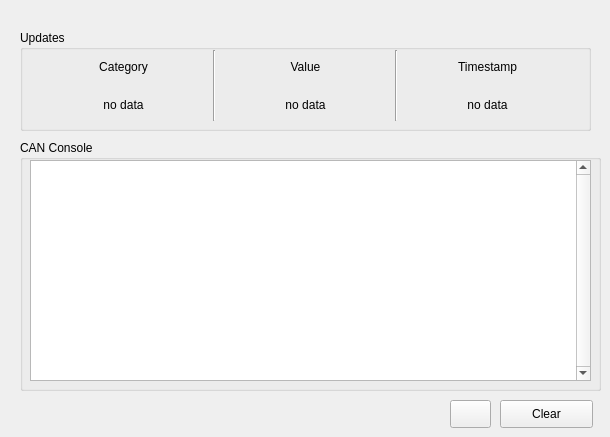
   <widget class="QWidget" name="tab_complete">
    <attribute name="title">
     <string>Complete</string>
    </attribute>
    <widget class="QGroupBox" name="groupBox">
     <property name="geometry">
      <rect>
       <x>20</x>
       <y>30</y>
       <width>571</width>
       <height>101</height>
      </rect>
     </property>
     <property name="title">
      <string>Updates</string>
     </property>
     <widget class="QWidget" name="gridLayoutWidget_11">
      <property name="geometry">
       <rect>
        <x>20</x>
        <y>20</y>
        <width>531</width>
        <height>71</height>
       </rect>
      </property>
      <layout class="QGridLayout" name="gridLayout_10">
       <item row="0" column="1" rowspan="2">
        <widget class="Line" name="line_10">
         <property name="orientation">
          <enum>Qt::Vertical</enum>
         </property>
        </widget>
       </item>
       <item row="0" column="0">
        <widget class="QLabel" name="label_21">
         <property name="text">
          <string>Category</string>
         </property>
         <property name="alignment">
          <set>Qt::AlignCenter</set>
         </property>
        </widget>
       </item>
       <item row="0" column="2">
        <widget class="QLabel" name="label_22">
         <property name="text">
          <string>Value</string>
         </property>
         <property name="alignment">
          <set>Qt::AlignCenter</set>
         </property>
        </widget>
       </item>
       <item row="1" column="0">
        <widget class="QLabel" name="lbl_updates_category">
         <property name="text">
          <string>no data</string>
         </property>
         <property name="alignment">
          <set>Qt::AlignCenter</set>
         </property>
        </widget>
       </item>
       <item row="1" column="2">
        <widget class="QLabel" name="lbl_updates_value">
         <property name="text">
          <string>no data</string>
         </property>
         <property name="alignment">
          <set>Qt::AlignCenter</set>
         </property>
        </widget>
       </item>
       <item row="1" column="4">
        <widget class="QLabel" name="lbl_updates_timestamp">
         <property name="text">
          <string>no data</string>
         </property>
         <property name="alignment">
          <set>Qt::AlignCenter</set>
         </property>
        </widget>
       </item>
       <item row="0" column="4">
        <widget class="QLabel" name="label_23">
         <property name="text">
          <string>Timestamp</string>
         </property>
         <property name="alignment">
          <set>Qt::AlignCenter</set>
         </property>
        </widget>
       </item>
       <item row="0" column="3" rowspan="2">
        <widget class="Line" name="line_11">
         <property name="orientation">
          <enum>Qt::Vertical</enum>
         </property>
        </widget>
       </item>
      </layout>
     </widget>
    </widget>
    <widget class="QGroupBox" name="groupBox_2">
     <property name="geometry">
      <rect>
       <x>20</x>
       <y>140</y>
       <width>581</width>
       <height>251</height>
      </rect>
     </property>
     <property name="title">
      <string>CAN Console</string>
     </property>
     <widget class="QTextBrowser" name="txt_console">
      <property name="geometry">
       <rect>
        <x>10</x>
        <y>20</y>
        <width>561</width>
        <height>221</height>
       </rect>
      </property>
      <property name="sizePolicy">
       <sizepolicy hsizetype="Fixed" vsizetype="Fixed">
        <horstretch>0</horstretch>
        <verstretch>0</verstretch>
       </sizepolicy>
      </property>
      <property name="verticalScrollBarPolicy">
       <enum>Qt::ScrollBarAlwaysOn</enum>
      </property>
      <property name="placeholderText">
       <string/>
      </property>
     </widget>
    </widget>
    <widget class="QPushButton" name="btn_clear_log">
     <property name="geometry">
      <rect>
       <x>500</x>
       <y>400</y>
       <width>93</width>
       <height>28</height>
      </rect>
     </property>
     <property name="text">
      <string>Clear</string>
     </property>
    </widget>
    <widget class="QPushButton" name="btn_save_console">
     <property name="geometry">
      <rect>
       <x>450</x>
       <y>400</y>
       <width>41</width>
       <height>28</height>
      </rect>
     </property>
     <property name="text">
      <string/>
     </property>
    </widget>
    <widget class="QLabel" name="lbl_save_text">
     <property name="geometry">
      <rect>
       <x>260</x>
       <y>405</y>
       <width>181</width>
       <height>21</height>
      </rect>
     </property>
     <property name="text">
      <string/>
     </property>
    </widget>
   </widget>
